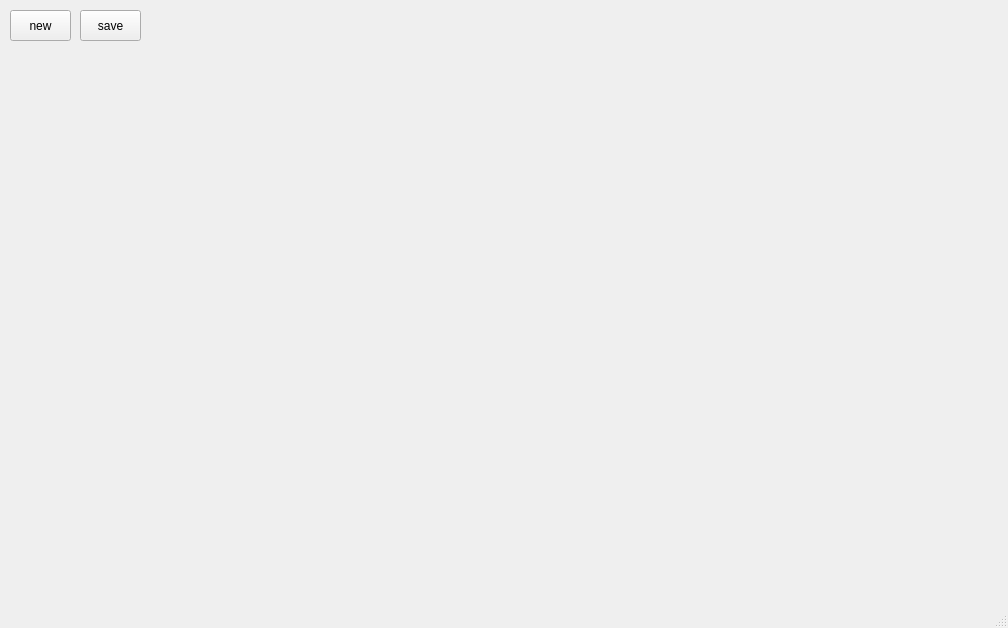
<?xml version="1.0" encoding="UTF-8"?>
<ui version="4.0">
 <class>MainWindow</class>
 <widget class="QMainWindow" name="MainWindow">
  <property name="geometry">
   <rect>
    <x>0</x>
    <y>0</y>
    <width>1008</width>
    <height>628</height>
   </rect>
  </property>
  <property name="windowTitle">
   <string>MainWindow</string>
  </property>
  <widget class="QWidget" name="centralwidget">
   <widget class="CharacterWidget" name="character" native="true">
    <property name="geometry">
     <rect>
      <x>100</x>
      <y>130</y>
      <width>341</width>
      <height>201</height>
     </rect>
    </property>
   </widget>
   <widget class="EncounterWidget" name="encouter" native="true">
    <property name="geometry">
     <rect>
      <x>560</x>
      <y>80</y>
      <width>301</width>
      <height>171</height>
     </rect>
    </property>
   </widget>
   <widget class="PhaseWidget" name="phase" native="true">
    <property name="geometry">
     <rect>
      <x>540</x>
      <y>300</y>
      <width>371</width>
      <height>241</height>
     </rect>
    </property>
   </widget>
   <widget class="QPushButton" name="button_new">
    <property name="geometry">
     <rect>
      <x>10</x>
      <y>10</y>
      <width>61</width>
      <height>31</height>
     </rect>
    </property>
    <property name="font">
     <font>
      <kerning>true</kerning>
     </font>
    </property>
    <property name="text">
     <string>new</string>
    </property>
    <property name="flat">
     <bool>false</bool>
    </property>
   </widget>
   <widget class="QPushButton" name="button_save">
    <property name="geometry">
     <rect>
      <x>80</x>
      <y>10</y>
      <width>61</width>
      <height>31</height>
     </rect>
    </property>
    <property name="font">
     <font>
      <kerning>true</kerning>
     </font>
    </property>
    <property name="text">
     <string>save</string>
    </property>
    <property name="flat">
     <bool>false</bool>
    </property>
   </widget>
  </widget>
  <widget class="QStatusBar" name="statusbar"/>
 </widget>
 <customwidgets>
  <customwidget>
   <class>CharacterWidget</class>
   <extends>QWidget</extends>
   <header>.CharacterWidget.h</header>
   <container>1</container>
  </customwidget>
  <customwidget>
   <class>EncounterWidget</class>
   <extends>QWidget</extends>
   <header>.EncounterWidget.h</header>
   <container>1</container>
  </customwidget>
  <customwidget>
   <class>PhaseWidget</class>
   <extends>QWidget</extends>
   <header>.PhaseWidget.h</header>
   <container>1</container>
  </customwidget>
 </customwidgets>
 <resources/>
 <connections/>
</ui>
